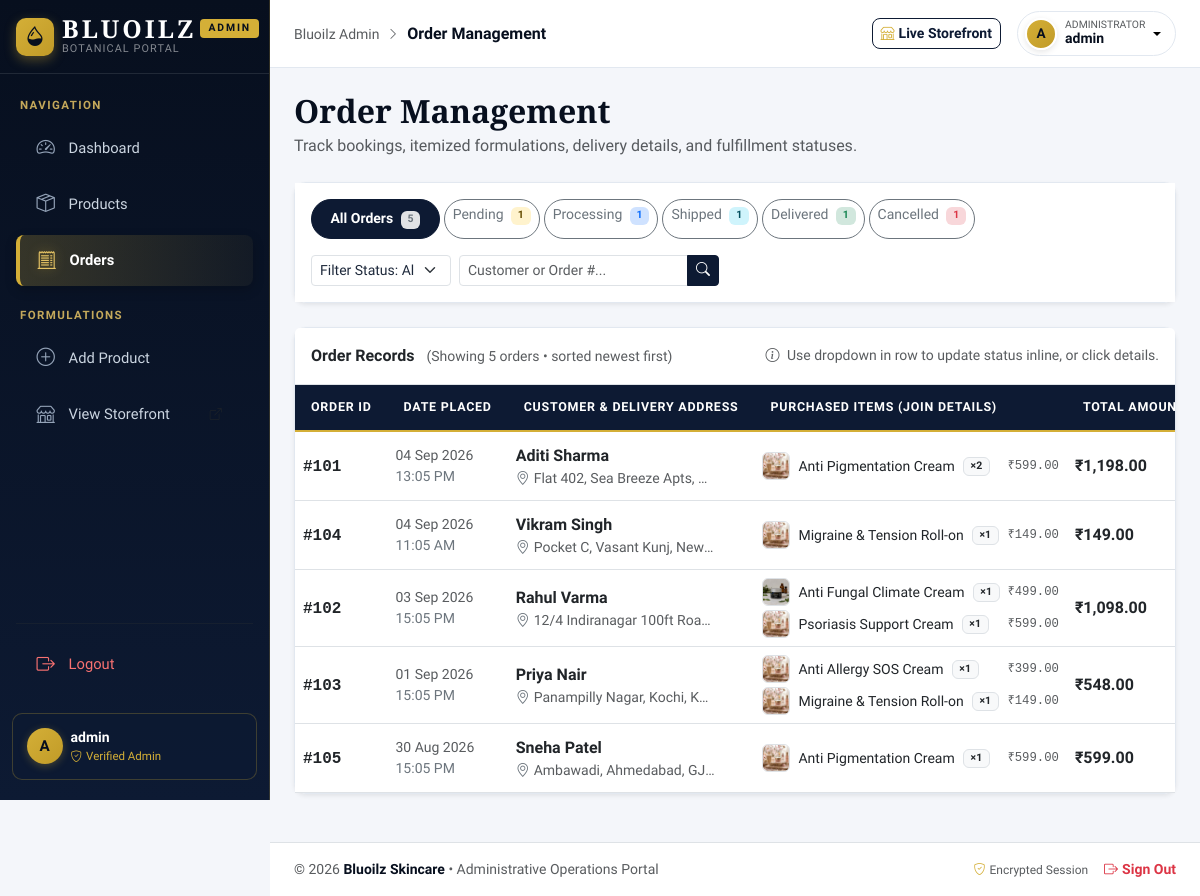
Page /admin/orders.php (signed in) on the committed database.
### tables this page shows
CREATE TABLE `order_items` (
  `id` INT UNSIGNED NOT NULL AUTO_INCREMENT,
  `order_id` INT UNSIGNED NOT NULL,
  `product_id` INT UNSIGNED NOT NULL,
  `quantity` INT UNSIGNED NOT NULL DEFAULT 1,
  `price` DECIMAL(10, 2) NOT NULL,
  PRIMARY KEY (`id`),
  INDEX `idx_order_items_order_id` (`order_id`),
  INDEX `idx_order_items_product_id` (`product_id`),
  CONSTRAINT `fk_order_items_orders`
    FOREIGN KEY (`order_id`) REFERENCES `orders` (`id`)
    ON DELETE CASCADE
    ON UPDATE CASCADE,
  CONSTRAINT `fk_order_items_products`
    FOREIGN KEY (`product_id`) REFERENCES `products` (`id`)
    ON DELETE RESTRICT
    ON UPDATE CASCADE
);

CREATE TABLE `orders` (
  `id` INT UNSIGNED NOT NULL AUTO_INCREMENT,
  `customer_name` VARCHAR(255) NOT NULL,
  `address` TEXT NOT NULL,
  `status` ENUM('pending', 'processing', 'shipped', 'delivered', 'cancelled') NOT NULL DEFAULT 'pending',
  `total` DECIMAL(10, 2) NOT NULL DEFAULT 0.00,
  `created_at` TIMESTAMP NOT NULL DEFAULT CURRENT_TIMESTAMP,
  PRIMARY KEY (`id`),
  INDEX `idx_orders_status` (`status`),
  INDEX `idx_orders_created_at` (`created_at`)
);

CREATE TABLE `products` (
  `id` INT UNSIGNED NOT NULL AUTO_INCREMENT,
  `slug` VARCHAR(100) NOT NULL,
  `name` VARCHAR(255) NOT NULL,
  `category` VARCHAR(100) DEFAULT 'therapeutic',
  `categoryLabel` VARCHAR(100) DEFAULT 'Therapeutic Care',
  `concern` VARCHAR(100) NOT NULL,
  `price` DECIMAL(10, 2) NOT NULL,
  `originalPrice` DECIMAL(10, 2) DEFAULT NULL,
  `stock` INT NOT NULL DEFAULT 0,
  `rating` DECIMAL(3, 1) DEFAULT 5.0,
  `reviewCount` INT DEFAULT 0,
  `badge` VARCHAR(100) DEFAULT NULL,
  `curation` VARCHAR(255) DEFAULT NULL,
  `weight` VARCHAR(50) DEFAULT NULL,
  `image_path` VARCHAR(255) DEFAULT NULL,
  `description` TEXT DEFAULT NULL,
  `keyBenefits` TEXT DEFAULT NULL,
  `ingredients` TEXT DEFAULT NULL,
  `created_at` TIMESTAMP NOT NULL DEFAULT CURRENT_TIMESTAMP,
  PRIMARY KEY (`id`),
  UNIQUE KEY `uq_products_slug` (`slug`),
  INDEX `idx_products_name` (`name`),
  INDEX `idx_products_created_at` (`created_at`)
);

### admin/orders.php (the view, shortened to what this page needs)
<?php
$pdo = getDBConnection();
$allowedStatuses = ['pending', 'processing', 'shipped', 'delivered', 'cancelled'];
$selectedStatus = trim($_GET['status'] ?? 'all');
$search = trim($_GET['search'] ?? '');
$statusCounts = ['all' => 0];
foreach ($allowedStatuses as $st) {
    $statusCounts[$st] = 0;
}
try {
    $countStmt = $pdo->query('SELECT status, COUNT(*) AS count FROM orders GROUP BY status');
    while ($row = $countStmt->fetch()) {
        if (isset($statusCounts[$row['status']])) {
            $statusCounts[$row['status']] = (int)$row['count'];
        }
        $statusCounts['all'] += (int)$row['count'];
    }
} catch (Exception $e) {
    error_log('Status Count Error: ' . $e->getMessage());
}
$orders = [];
try {
    $sql = '
        SELECT
            o.id AS order_id,
            o.customer_name,
            o.address,
            o.status,
            o.total,
            o.created_at,
            oi.id AS order_item_id,
            oi.quantity,
            oi.price AS item_price,
            p.id AS product_id,
            p.name AS product_name,
            p.image_path AS product_image
        FROM orders o
        LEFT JOIN order_items oi ON o.id = oi.order_id
        LEFT JOIN products p ON oi.product_id = p.id
        WHERE 1=1
    ';
    $params = [];
    $sql .= ' ORDER BY o.created_at DESC, o.id DESC';
    $stmt = $pdo->prepare($sql);
    $stmt->execute($params);
    $rows = $stmt->fetchAll();
    foreach ($rows as $row) {
        $id = (int)$row['order_id'];
        if (!isset($orders[$id])) {
            $orders[$id] = [
                'id'            => $id,
                'customer_name' => $row['customer_name'],
                'address'       => $row['address'],
                'status'        => $row['status'],
                'total'         => (float)$row['total'],
                'created_at'    => $row['created_at'],
                'items'         => []
            ];
        }
        if (!empty($row['order_item_id'])) {
            $orders[$id]['items'][] = [
                'id'           => (int)$row['order_item_id'],
                'product_id'   => $row['product_id'],
                'product_name' => $row['product_name'] ?? 'Custom Formulation',
                'image_path'   => $row['product_image'],
                'quantity'     => (int)$row['quantity'],
                'price'        => (float)$row['item_price'],
                'subtotal'     => (int)$row['quantity'] * (float)$row['item_price']
            ];
        }
    }
} catch (Exception $e) {
    error_log('Orders Query Error: ' . $e->getMessage());
    $error = 'Failed to load order records. Please check the database.';
}
require_once __DIR__ . '/header.php';
?>
<div class="d-flex flex-wrap justify-content-between align-items-center mb-4 gap-3">
  <div>
    <h1 class="page-title mb-1">Order Management</h1>
    <p class="text-muted mb-0">Track bookings, itemized formulations, delivery details, and fulfillment statuses.</p>
  </div>
</div>
<div class="card shadow-sm mb-4">
  <div class="card-body p-3 bg-white">
    <div class="d-flex flex-wrap justify-content-between align-items-center gap-3">
      <div class="nav nav-pills gap-1">
        <a
          href="orders.php?status=all<?= $search !== '' ? '&search=' . urlencode($search) : '' ?>"
          class="btn btn-sm <?= $selectedStatus === 'all' ? 'btn-dark' : 'btn-outline-secondary' ?> rounded-pill"
        >
          All Orders <span class="badge bg-secondary-subtle text-secondary ms-1"><?= $statusCounts['all'] ?></span>
        </a>
        <a
          href="orders.php?status=pending<?= $search !== '' ? '&search=' . urlencode($search) : '' ?>"
          class="btn btn-sm <?= $selectedStatus === 'pending' ? 'btn-warning' : 'btn-outline-secondary' ?> rounded-pill"
        >
          Pending <span class="badge bg-warning-subtle text-warning-emphasis ms-1"><?= $statusCounts['pending'] ?></span>
        </a>
        <a
          href="orders.php?status=processing<?= $search !== '' ? '&search=' . urlencode($search) : '' ?>"
          class="btn btn-sm <?= $selectedStatus === 'processing' ? 'btn-primary' : 'btn-outline-secondary' ?> rounded-pill"
        >
          Processing <span class="badge bg-primary-subtle text-primary ms-1"><?= $statusCounts['processing'] ?></span>
        </a>
        <a
          href="orders.php?status=shipped<?= $search !== '' ? '&search=' . urlencode($search) : '' ?>"
          class="btn btn-sm <?= $selectedStatus === 'shipped' ? 'btn-info' : 'btn-outline-secondary' ?> rounded-pill"
        >
          Shipped <span class="badge bg-info-subtle text-info-emphasis ms-1"><?= $statusCounts['shipped'] ?></span>
        </a>
        <a
          href="orders.php?status=delivered<?= $search !== '' ? '&search=' . urlencode($search) : '' ?>"
          class="btn btn-sm <?= $selectedStatus === 'delivered' ? 'btn-success' : 'btn-outline-secondary' ?> rounded-pill"
        >
          Delivered <span class="badge bg-success-subtle text-success ms-1"><?= $statusCounts['delivered'] ?></span>
        </a>
        <a
          href="orders.php?status=cancelled<?= $search !== '' ? '&search=' . urlencode($search) : '' ?>"
          class="btn btn-sm <?= $selectedStatus === 'cancelled' ? 'btn-danger' : 'btn-outline-secondary' ?> rounded-pill"
        >
          Cancelled <span class="badge bg-danger-subtle text-danger ms-1"><?= $statusCounts['cancelled'] ?></span>
        </a>
      </div>
      <form method="GET" action="orders.php" class="d-flex align-items-center gap-2">
        <select name="status" class="form-select form-select-sm" style="width: 140px;" onchange="this.form.submit()">
          <option value="all" <?= $selectedStatus === 'all' ? 'selected' : '' ?>>Filter Status: All</option>
        </select>
        <div class="input-group input-group-sm" style="width: 260px;">
          <input
            type="text"
            name="search"
            class="form-control"
            placeholder="Customer or Order #..."
            value="<?= htmlspecialchars($search) ?>"
          >
          <button type="submit" class="btn btn-dark"><i class="bi bi-search"></i></button>
        </div>
      </form>
    </div>
  </div>
</div>
<div class="card shadow-sm mb-4">
  <div class="card-header bg-white py-3 border-bottom d-flex justify-content-between align-items-center">
    <div>
      <span class="fw-bold text-dark">Order Records</span>
      <span class="text-muted small ms-2">(Showing <?= count($orders) ?> order<?= count($orders) !== 1 ? 's' : '' ?> &bull; sorted newest first)</span>
    </div>
    <span class="text-muted small">
      <i class="bi bi-info-circle me-1"></i> Use dropdown in row to update status inline, or click details.
    </span>
  </div>
  <div class="table-responsive">
    <table class="table table-hover align-middle mb-0">
      <thead>
        <tr>
          <th style="width: 90px;">Order ID</th>
          <th style="width: 160px;">Date Placed</th>
          <th style="width: 220px;">Customer & Delivery Address</th>
          <th>Purchased Items (JOIN Details)</th>
          <th style="width: 120px;">Total Amount</th>
        </tr>
      </thead>
      <tbody>
        <?php if (empty($orders)): ?>
          <tr>
            <td colspan="7" class="text-center py-5 text-muted">
              <?php if ($statusCounts['all'] === 0): ?>
                <div class="py-4">
                  <span class="d-inline-flex align-items-center justify-content-center bg-light text-navy rounded-circle p-4 border mb-3" style="width: 70px; height: 70px;">
                    <i class="bi bi-cart-x fs-1 text-gold"></i>
                  </span>
                  <h5 class="fw-bold text-navy mb-1">No Orders Placed Yet</h5>
                  <p class="text-muted small mx-auto mb-3" style="max-width: 420px;">
                    Your store has not received any customer orders yet. Once a client completes the checkout process on the storefront, it will appear here in real time.
                  </p>
                  <a href="../index.html" target="_blank" class="btn btn-navy btn-sm">
                    <i class="bi bi-shop me-1 text-gold"></i> Visit Storefront
                  </a>
                </div>
              <?php else: ?>
                <div class="py-3">
                  <i class="bi bi-funnel fs-2 d-block mb-2 text-secondary"></i>
                  <h6 class="fw-bold text-dark mb-1">No orders matched your filter</h6>
                  <p class="small text-muted mb-2">
                    <?php if ($search !== ''): ?>
                      No orders found matching search query: <strong>"<?= htmlspecialchars($search) ?>"</strong>
                    <?php endif; ?>
                    <?php if ($selectedStatus !== 'all'): ?>
                      <?= $search !== '' ? '&bull;' : '' ?> Status filter: <strong><?= htmlspecialchars(ucfirst($selectedStatus)) ?></strong> (0 orders)
                    <?php endif; ?>
                  </p>
                  <a href="orders.php" class="btn btn-sm btn-outline-navy">
                    <i class="bi bi-arrow-counterclockwise me-1"></i> Reset All Filters
                  </a>
                </div>
              <?php endif; ?>
            </td>
          </tr>
        <?php else: ?>
          <?php foreach ($orders as $order): ?>
            <tr>
              <td>
                <span class="fw-bold text-dark font-monospace fs-6">#<?= $order['id'] ?></span>
              </td>
              <td class="text-muted small">
                <div><?= date('d M Y', strtotime($order['created_at'])) ?></div>
                <div class="text-secondary"><?= date('H:i A', strtotime($order['created_at'])) ?></div>
              </td>
              <td>
                <div class="fw-semibold text-dark"><?= htmlspecialchars($order['customer_name']) ?></div>
                <div class="text-muted small text-truncate" style="max-width: 200px;" title="<?= htmlspecialchars($order['address']) ?>">
                  <i class="bi bi-geo-alt text-secondary me-1"></i><?= htmlspecialchars($order['address']) ?>
                </div>
              </td>
              <td>
                <div class="d-flex flex-column gap-1">
                  <?php if (empty($order['items'])): ?>
                    <span class="text-muted small fst-italic">No line items recorded</span>
                  <?php else: ?>
                    <?php foreach ($order['items'] as $item): ?>
                      <div class="d-flex align-items-center gap-2 small">
                        <?php if (!empty($item['image_path'])): ?>
                          <img
                            src="../<?= htmlspecialchars($item['image_path']) ?>"
                            alt=""
                            class="rounded border"
                            style="width: 28px; height: 28px; object-fit: cover;"
                            onerror="this.onerror=null; this.src='../assets/hero.jpg';"
                          >
                        <?php else: ?>
                          <div class="rounded border bg-light d-flex align-items-center justify-content-center" style="width: 28px; height: 28px;">
                            <i class="bi bi-box" style="font-size: 12px;"></i>
                          </div>
                        <?php endif; ?>
                        <div class="text-dark fw-medium text-truncate" style="max-width: 220px;" title="<?= htmlspecialchars($item['product_name']) ?>">
                          <?= htmlspecialchars($item['product_name']) ?>
                        </div>
                        <span class="badge bg-light text-dark border">
                          &times;<?= $item['quantity'] ?>
                        </span>
                        <span class="text-muted ms-auto small font-monospace">
                          ₹<?= number_format($item['price'], 2) ?>
                        </span>
                      </div>
                    <?php endforeach; ?>
                  <?php endif; ?>
                </div>
              </td>
              <td>
                <span class="fw-bold text-dark fs-6">
                  ₹<?= number_format($order['total'], 2) ?>
                </span>
              </td>
            </tr>
          <?php endforeach; ?>
        <?php endif; ?>
      </tbody>
    </table>
  </div>
</div>
<?php require_once __DIR__ . '/footer.php'; ?>

### admin/header.php (style rules this page uses)
:root { color-scheme: light; --font-serif: 'Cormorant Garamond', Georgia, serif; --font-sans: 'Plus Jakarta Sans', -apple-system, BlinkMacSystemFont, 'Segoe UI', Roboto, sans-serif; --navy-900: #070f1e; --navy-800: #0d1a33; --navy-700: #142548; --navy-600: #1d3360; --navy-50: #eef3f9; --gold-500: #d4af37; --gold-600: #c19b28; --gold-400: #e5c365; --gold-100: #fbf6e8; --gold-subtle: rgba(212, 175, 55, 0.12); --bg-canvas: #f4f6fa; --border-light: #e2e8f0; --blu-primary: var(--navy-800); --blu-accent: var(--gold-500); --blu-accent-hover: var(--gold-600); --blu-canvas: var(--bg-canvas); --blu-border: var(--border-light); }
* { box-sizing: border-box; }
body { font-family: var(--font-sans); background-color: var(--bg-canvas); color: #1e293b; min-height: 100vh; margin: 0; overflow-x: hidden; }
.btn-navy, .btn-dark, .btn-primary, .btn-blu-primary { background-color: var(--navy-800) !important; border-color: var(--navy-800) !important; color: #ffffff !important; font-weight: 600; border-radius: 8px; padding: 0.5rem 1.15rem; transition: all 0.2s ease; }
.table thead th, .table thead.table-light th, .table > thead > tr > th { background-color: var(--navy-800) !important; color: #ffffff !important; border-bottom: 2.5px solid var(--gold-500) !important; font-size: 0.78rem !important; font-weight: 700 !important; text-transform: uppercase !important; letter-spacing: 0.06em !important; padding: 0.85rem 1rem !important; vertical-align: middle !important; white-space: nowrap; }
.card { border: 1px solid var(--border-light); border-radius: 12px; box-shadow: 0 4px 18px rgba(13, 26, 51, 0.04); background-color: #ffffff; }
.page-title { font-family: var(--font-serif); font-size: 2rem; font-weight: 700; color: var(--navy-900); }
input, textarea, select { color-scheme: light !important; }
.form-control, .form-select { color-scheme: light !important; background-color: #ffffff; color: #1e293b; }

### rows in the picture
order_items: order "101", order.created_at "04 Sep 2026", order.created_at "13:05 PM", order.customer_name "Aditi Sharma", order.address "Flat 402, Sea Breeze Apts,…", product.name "Anti Pigmentation Cream", quantity "2", price "599.00", order.total "1,198.00"
order_items: order "104", order.created_at "04 Sep 2026", order.created_at "11:05 AM", order.customer_name "Vikram Singh", order.address "Pocket C, Vasant Kunj, New…", product.name "Migraine & Tension Roll-on", quantity "1", price "149.00", order.total "149.00"
order_items: product.image_path (picture), product.name "Anti Fungal Climate Cream", quantity "1", price "499.00"
order_items: product.name "Psoriasis Support Cream", quantity "1", price "599.00"
order_items: product.name "Anti Allergy SOS Cream", quantity "1", price "399.00"
order_items: order "105", order.created_at "30 Aug 2026", order.created_at "15:05 PM", order.customer_name "Sneha Patel", order.address "Ambawadi, Ahmedabad, GJ…", product.name "Anti Pigmentation Cream", quantity "1", price "599.00", order.total "599.00"

### other values in the picture
substr($adminUsername, 0, 1) "A"
$adminUsername "admin"
$pageTitle "Order Management"
$statusCounts['all'] "5"
$statusCounts['pending'] "1"
$statusCounts['processing'] "1"
$statusCounts['shipped'] "1"
$statusCounts['delivered'] "1"
$statusCounts['cancelled'] "1"
count($orders) "5"
$order['id'] "102"
date('d M Y', strtotime($order['created_at'])) "03 Sep 2026"
date('H:i A', strtotime($order['created_at'])) "15:05 PM"
$order['customer_name'] "Rahul Varma"
$order['address'] "12/4 Indiranagar 100ft Roa…"
